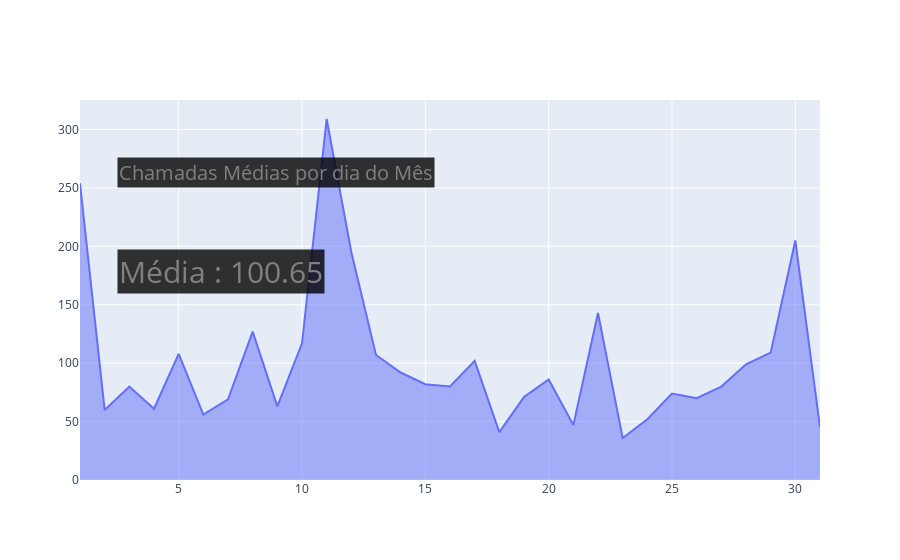

Notebook cell for this chart:
### Code cell
fig2.add_annotation(text='Chamadas Médias por dia do Mês',
        xref="paper", yref="paper",
        font=dict(
            size=20,
            color='gray'
            ),
        align="center", bgcolor="rgba(0,0,0,0.8)",
        x=0.05, y=0.85, showarrow=False)
fig2.add_annotation(text=f"Média : {round(df2['Chamadas Realizadas'].mean(), 2)}",
        xref="paper", yref="paper",
        font=dict(
            size=30,
            color='gray'
            ),
        align="center", bgcolor="rgba(0,0,0,0.8)",
        x=0.05, y=0.55, showarrow=False)

### Figure 1 — Plotly figure (JSON) as saved in the notebook; plotly's stock layout.template omitted (floating-point values rounded to 4 significant figures)
{"data": [{"fill": "tonexty", "mode": "lines", "type": "scatter", "x": [1, 2, 3, 4, 5, 6, 7, 8, 9, 10, 11, 12, 13, 14, 15, 16, 17, 18, 19, 20, 21, 22, 23, 24, 25, 26, 27, 28, 29, 30, 31], "y": [254, 60, 80, 61, 108, 56, 69, 127, 63, 117, 309, 195, 107, 92, 82, 80, 102, 41, 71, 86, 47, 143, 36, 52, 74, 70, 80, 99, 109, 205, 45]}], "layout": {"annotations": [{"align": "center", "bgcolor": "rgba(0, 0, 0, 0.8)", "font": {"color": "gray", "size": 20}, "showarrow": false, "text": "Chamadas Médias por dia do Mês", "x": 0.05, "xref": "paper", "y": 0.85, "yref": "paper"}, {"align": "center", "bgcolor": "rgba(0, 0, 0, 0.8)", "font": {"color": "gray", "size": 30}, "showarrow": false, "text": "Média : 100.65", "x": 0.05, "xref": "paper", "y": 0.55, "yref": "paper"}], "autosize": true, "xaxis": {"autorange": true, "range": [1, 31], "type": "linear"}, "yaxis": {"autorange": true, "range": [0, 325.3], "type": "linear"}}}
